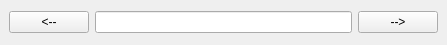
<?xml version="1.0" encoding="UTF-8"?>
<ui version="4.0">
 <class>MainWindow</class>
 <widget class="QMainWindow" name="MainWindow">
  <property name="geometry">
   <rect>
    <x>0</x>
    <y>0</y>
    <width>447</width>
    <height>45</height>
   </rect>
  </property>
  <property name="windowTitle">
   <string>MainWindow</string>
  </property>
  <widget class="QWidget" name="centralwidget">
   <layout class="QHBoxLayout" name="horizontalLayout">
    <item>
     <widget class="QPushButton" name="backButton">
      <property name="text">
       <string>&lt;--</string>
      </property>
     </widget>
    </item>
    <item>
     <widget class="QLineEdit" name="output">
      <property name="readOnly">
       <bool>true</bool>
      </property>
     </widget>
    </item>
    <item>
     <widget class="QPushButton" name="fwdButton">
      <property name="text">
       <string>--&gt;</string>
      </property>
     </widget>
    </item>
   </layout>
  </widget>
 </widget>
 <resources/>
 <connections/>
</ui>
